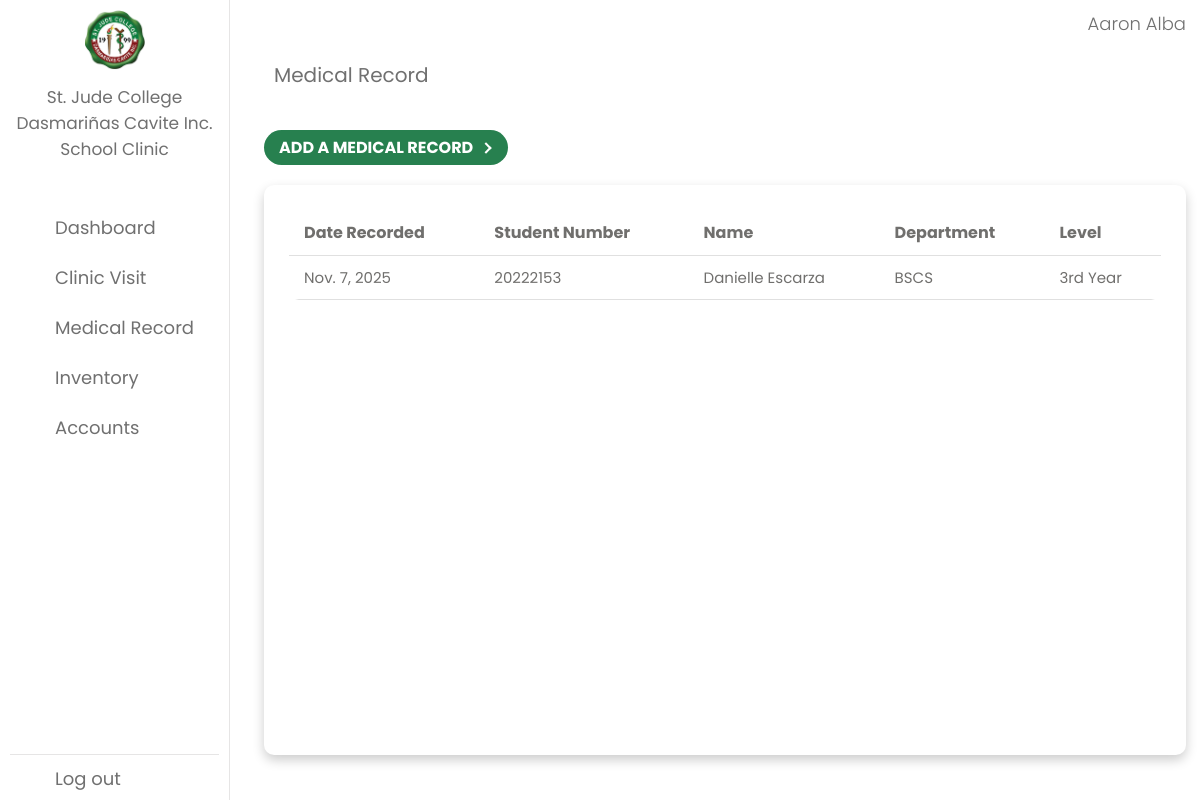
Page /medicalrecords/ (signed in) on the committed database.
### accounts/models.py (models this page shows, shortened)
class CustomUser(AbstractUser):
    USER_TYPE_CHOICES = (
        ("student", "Student"),
        ("employee", "Employee"),
        ("admin", "Admin"),
    )
    DEPARTMENT_CHOICES = (
        ("BED", "Basic Education Department"),
        ("BSN", "Bachelor of Science in Nursing"),
        ("BSCS", "Bachelor of Science in Computer Science"),
        ("BSA", "Bachelor of Science in Accountancy"),
        (
            "BSBA",
            "Bachelor of Science in Business Administration Major in Operational Management",
        ),
        ("BSP", "Bachelor of Science in Psychology"),
        ("BSRT", "Bachelor of Science in Radiologic Technology"),
        ("BSHM", "Bachelor of Science in Hospitality Management"),
        ("BEEd", "Bachelor of Science in Elementary Education"),
        (
            "BSEd-Filipino",
            "Bachelor of Science in Secondary Education Major in Filipino",
        ),
        ("BSEd-English", "Bachelor of Science in Secondary Education Major in English"),
        ("College", "College Department"),
        ("Accounting", "Accounting Department"),
        ("Office", "Office of the President and CEO, COO"),
        ("Compliance", "Compliance Department"),
        ("HumanResource", "Human Resource Department"),
        ("HealthServices", "Health Services Department"),
        ("ICT", "ICT Department"),
        ("Guidance", "Guidance Department"),
        ("Marketing", "Marketing Department"),
        ("Procurement", "Procurement Department"),
        ("Housekeeping", "Housekeeping Department"),
        ("Security", "Security Department"),
    )
    LEVEL_CHOICES = (
        ("1", "Grade 1"),
        ("2", "Grade 2"),
        ("3", "Grade 3"),
        ("4", "Grade 4"),
        ("5", "Grade 5"),
        ("6", "Grade 6"),
        ("7", "Grade 7"),
        ("8", "Grade 8"),
        ("9", "Grade 9"),
        ("10", "Grade 10"),
        ("11", "Grade 11"),
        ("12", "Grade 12"),
        ("first_year", "1st Year"),
        ("second_year", "2nd Year"),
        ("third_year", "3rd Year"),
        ("fourth_year", "4th Year"),
    )
    user_type = models.CharField(
        max_length=10, choices=USER_TYPE_CHOICES, default="student"
    )
    uid = models.CharField(max_length=32, unique=True, null=True, blank=True)
    student_number = models.CharField(max_length=32, null=True, blank=True)
    first_name = models.CharField(max_length=30)
    last_name = models.CharField(max_length=30)
    department = models.CharField(
        max_length=100, choices=DEPARTMENT_CHOICES, blank=True
    )
    level = models.CharField(max_length=100, choices=LEVEL_CHOICES, blank=True)

### app/models.py (models this page shows, shortened)
class MedicalRecord(models.Model):
    SEX_CHOICES = [
        ("M", "Male"),
        ("F", "Female"),
    ]
    RESIDENCE_CHOICES = [
        ("both", "Both Parents"),
        ("father", "Father"),
        ("mother", "Mother"),
        ("guardian", "Guardian"),
    ]
    ILLNESS_CHOICES = [
        ("none", "None"),
        ("diabetes", "Diabetes"),
        ("meningitis", "Meningitis"),
        ("tuberculosis", "Tuberculosis"),
        ("pneumonia", "Pneumonia"),
        ("heart_disorder", "Heart Disorder"),
        ("urinary_disorder", "Urinary Disorder"),
        ("epilepsy", "Epilepsy"),
        ("scoliosis", "Scoliosis"),
        ("psoriasis", "Psoriasis"),
        ("vitiligo", "Vitiligo"),
        ("atopic_dermatitis", "Atopic Dermatitis"),
        ("impetigo", "Impetigo"),
        ("other_illness", "Other Illness"),
    ]
    user = models.ForeignKey(settings.AUTH_USER_MODEL, on_delete=models.CASCADE)
    date_recorded = models.DateField(default=datetime.date.today)
    birth_date = models.DateField(blank=False, null=True)
    age = models.PositiveBigIntegerField(null=True, blank=False)
    sex = models.CharField(max_length=1, choices=SEX_CHOICES, default="M")
    residence = models.CharField(
        max_length=100, choices=RESIDENCE_CHOICES, default="both"
    )
    fathers_name = models.CharField(max_length=100, default="")
    fathers_home_address = models.TextField(default="")
    fathers_contact_number = models.CharField(max_length=15, default="")
    mothers_name = models.CharField(max_length=100, default="")
    mothers_home_address = models.TextField(default="")
    mothers_contact_number = models.CharField(max_length=15, default="")
    primarycontact_name = models.CharField(max_length=100, default="")
    primarycontact_number = models.CharField(max_length=15, default="")
    medication_allergies = models.TextField(blank=True)
    food_allergies = models.TextField(blank=True)
    other_allergies = models.TextField(blank=True)
    severeallergic_reaction = models.CharField(
        max_length=3, choices=[("yes", "Yes"), ("no", "No")], blank=True, null=True
    )
    asthma_history = models.CharField(
        max_length=3, choices=[("yes", "Yes"), ("no", "No")], blank=True, null=True
    )
    carries_inhaler = models.CharField(
        max_length=3, choices=[("yes", "Yes"), ("no", "No")], blank=True, null=True
    )
    illness = models.CharField(max_length=100, choices=ILLNESS_CHOICES, default="none")
    illness_age = models.PositiveIntegerField(null=True, blank=True)
    other_illness = models.TextField(blank=True, null=True)
    hospitalization_details = models.TextField(blank=True, null=True)
    wears_eyeglasses_or_contacts = models.CharField(
        max_length=3, choices=[("yes", "Yes"), ("no", "No")], blank=True, null=True
    )
    eye_vision_problem = models.CharField(
        max_length=3, choices=[("yes", "Yes"), ("no", "No")], blank=True, null=True
    )
    eye_vision_description = models.TextField(blank=True, null=True)
    hearing_problems = models.CharField(
        max_length=3, choices=[("yes", "Yes"), ("no", "No")], blank=True, null=True
    )
    hearing_description = models.TextField(blank=True, null=True)
    signature = models.ImageField(
        upload_to="medical_record_signatures/", blank=True, null=True
    )
    verification = models.CharField(
        max_length=3, choices=[("yes", "Yes"), ("no", "No")], blank=True, null=True
    )

### app/views.py (the view)
# urls.py: path('medicalrecords/', MedicalRecordListView.as_view(), name='medicalrecords'),
class MedicalRecordListView(ListView):
    model = MedicalRecord
    context_object_name = "medicalrecords"
    template_name = "app/medicalrecord_list.html"
    ordering = ["-date_recorded"]

### app/templates/app/medicalrecord_list.html (shortened to what this page needs)
{% extends 'app/base.html' %}
{% load static %}
{% block content %}
    {% if user.is_authenticated %}
        <div class="dash-content">
            <div class="overview">
                <div class="title">
                    <a href="{% url 'medicalrecords' %}"><span class="text">Medical Record</span></a>
                </div>
                <div class="clinicvisit-btn">
                    <a href="{% url 'medicalrecords_create' %}" class="signup">
                        ADD A MEDICAL RECORD
                        <div class="arrow-wrapper">
                            <div class="arrow"></div>
                        </div>
                    </a>
                </div>
                <div class="table_box">
                    <div class="table_container">
                        <table>
                            <tr>
                                <th>Date Recorded</th>
                                <th>Student Number</th>
                                <th>Name</th>
                                <th>Department</th>
                                <th>Level</th>
                            </tr>
                            {% for medicalrecord in medicalrecords %}
                                <tr class="data clickable-row"
                                    data-href="{% url 'medicalrecords_update' medicalrecord.pk %}">
                                    <td>{{ medicalrecord.date_recorded }}</td>
                                    <td>{{ medicalrecord.user.student_number }}</td>
                                    <td>{{ medicalrecord.user.first_name }} {{ medicalrecord.user.last_name }}</td>
                                    <td>{{ medicalrecord.user.department }}</td>
                                    <td>{% if medicalrecord.user.level == 'first_year' %}
                                        1st Year
                                    {% elif medicalrecord.user.level == 'second_year' %}
                                        2nd Year
                                    {% elif medicalrecord.user.level == 'third_year' %}
                                        3rd Year
                                    {% elif medicalrecord.user.level == 'fourth_year' %}
                                        4th Year
                                    {% elif medicalrecord.user.user_type == 'employee' %}
                                        Employee
                                    {% else %}
                                        {{ medicalrecord.user.level }}
                                    {% endif %}</td>
                                </tr>
                            {% empty %}
                                <tr>
                                    <td colspan="5" class="no-records">No items found</td>
                                </tr>
                            {% endfor %}
                        </table>
                    </div>
                </div>
            </div>
        </div>
    {% endif %}
{% endblock %}

### app/templates/app/base.html (shortened to what this page needs)
{% load static %}
<!DOCTYPE html>
<html lang="en">
  <head>
    <link rel="stylesheet" href="{% static 'css/base.css' %}" />
    <link rel="stylesheet" href="https://unicons.iconscout.com/release/v4.0.0/css/line.css" />
  </head>
  <body>
    {% include 'app/navbar.html' %}
    <section class="dashboard">
      <div class="top">
        <div class="name">
          <span class="dashboard-name">{{ user.first_name }} {{ user.last_name }}</span>
        </div>
      </div>
      {% block content %}{% endblock %}
    </section>
  </body>
</html>

### static/css/base.css (style rules this page uses)
:root { --primary-color: #1a5334; --panel-color: #fff; --text-color: #000; --text2-color: #fff; --text3-color: #706f6d; --black-light-color: #707070; --border-color: #e6e5e5; --toggle-color: #ddd; --hover-color: #eceff2; --table-row-hover: #f1f1f1; --box1-color: #27804f; --box2-color: #27804f; --box3-color: #16462b; --arrow-width: 10px; --arrow-stroke: 2px; --tran-05: all 0.5s ease; --tran-03: all 0.3s ease; --tran-02: all 0.2s ease; }
* { margin: 0; padding: 0; box-sizing: border-box; font-family: 'Poppins', sans-serif; }
body { min-height: 100vh; }
::placeholder { color: #222; }
.dashboard { position: relative; left: 250px; background-color: var(--panel-color); min-height: 100vh; width: calc(100% - 250px); padding: 10px 14px; transition: var(--tran-05); }
.dashboard .top { position: fixed; top: 0; left: 250px; display: flex; justify-content: space-between; align-items: center; width: calc(100% - 250px); background-color: var(--panel-color); padding: 10px 14px; transition: var(--tran-05); }
.dashboard-name { font-size: 18px; font-weight: 300; color: var(--black-light-color); }
.dashboard .dash-content { padding-top: 50px; }
.dash-content .title .text { font-size: 20px; color: var(--black-light-color); margin-left: 10px; }
.signup { box-sizing: border-box; border: 0; border-radius: 3rem; color: var(--panel-color); padding: 5px 15px; background: var(--box1-color); display: flex; transition: 0.2s background; align-items: center; gap: 0.6em; font-weight: bold; }
.signup .arrow-wrapper { display: flex; justify-content: center; align-items: center; }
.signup .arrow { margin-top: 1px; width: var(--arrow-width); background: var(--box1-color); height: var(--arrow-stroke); position: relative; transition: 0.2s; }
.signup .arrow::before { content: ""; box-sizing: border-box; position: absolute; border: solid var(--panel-color); border-width: 0 var(--arrow-stroke) var(--arrow-stroke) 0; display: inline-block; top: -3px; right: 3px; transition: 0.2s; padding: 3px; transform: rotate(-45deg); }
.table_box { background-color: #ffffff; min-height: 65vh; padding: 25px; border-radius: 10px; box-shadow: 0 5px 12px rgba(0, 0, 0, 0.2); margin-bottom: 30px; }
.table_container { width: 100%; min-height: 65vh; overflow-x: auto; margin: 0; border-radius: 10px; }
table { width: 100%; border-collapse: collapse; border-radius: 10px; overflow: hidden; min-width: 600px; }
th, td { align-items: center; text-align: left; padding: 10px 15px; background-color: rgba(255, 255, 255, 0.2); border-bottom: 1px solid #e0e0e0; color: var(--text3-color); }
td { font-size: 15px; }
::placeholder { color: var(--black-light-color); opacity: 1; }

### rows in the picture
CustomUser: first_name "Aaron", last_name "Alba"
MedicalRecord: date_recorded "Nov. 7, 2025", user.student_number "20222153", user.first_name "Danielle", user.last_name "Escarza", user.department "BSCS", shows "3rd Year"
